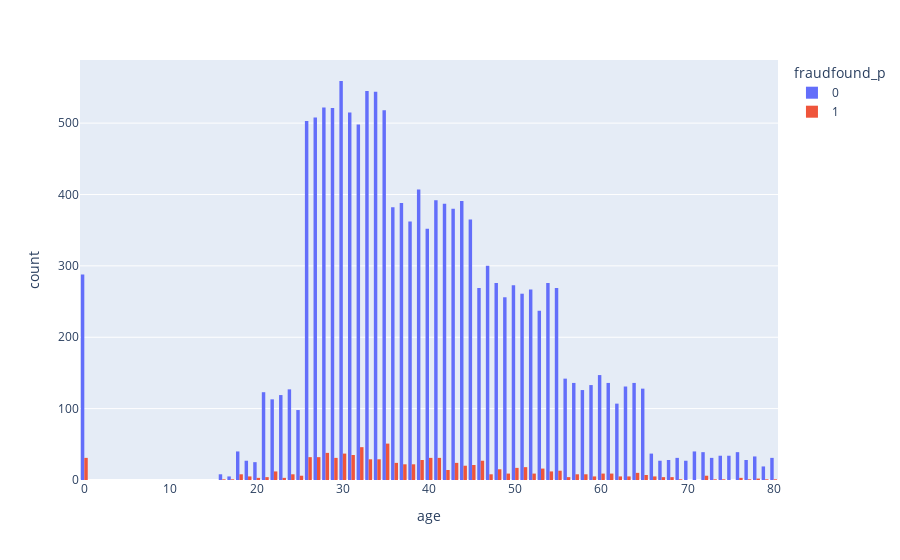

Notebook source saved alongside this figure:
### Code cell
px.histogram(data_modeling, x='age', color="fraudfound_p", barmode='group')

### Figure 1 — Plotly figure (JSON) as saved in the notebook; plotly's stock layout.template omitted (floating-point values rounded to 4 significant figures; data arrays with more than 128 entries replaced by an {"elided": "..."} marker saying what was removed)
{"data": [{"alignmentgroup": "True", "bingroup": "x", "hovertemplate": "fraudfound_p=0<br>age=%{x}<br>count=%{y}<extra></extra>", "legendgroup": "0", "marker": {"color": "#636efa", "pattern": {"shape": ""}}, "name": "0", "offsetgroup": "0", "orientation": "v", "showlegend": true, "type": "histogram", "x": {"elided": "14496 int values"}, "xaxis": "x", "yaxis": "y"}, {"alignmentgroup": "True", "bingroup": "x", "hovertemplate": "fraudfound_p=1<br>age=%{x}<br>count=%{y}<extra></extra>", "legendgroup": "1", "marker": {"color": "#EF553B", "pattern": {"shape": ""}}, "name": "1", "offsetgroup": "1", "orientation": "v", "showlegend": true, "type": "histogram", "x": {"elided": "923 int values"}, "xaxis": "x", "yaxis": "y"}], "layout": {"barmode": "group", "legend": {"title": {"text": "fraudfound_p"}, "tracegroupgap": 0}, "margin": {"t": 60}, "xaxis": {"anchor": "y", "domain": [0, 1], "title": {"text": "age"}}, "yaxis": {"anchor": "x", "domain": [0, 1], "title": {"text": "count"}}}}
